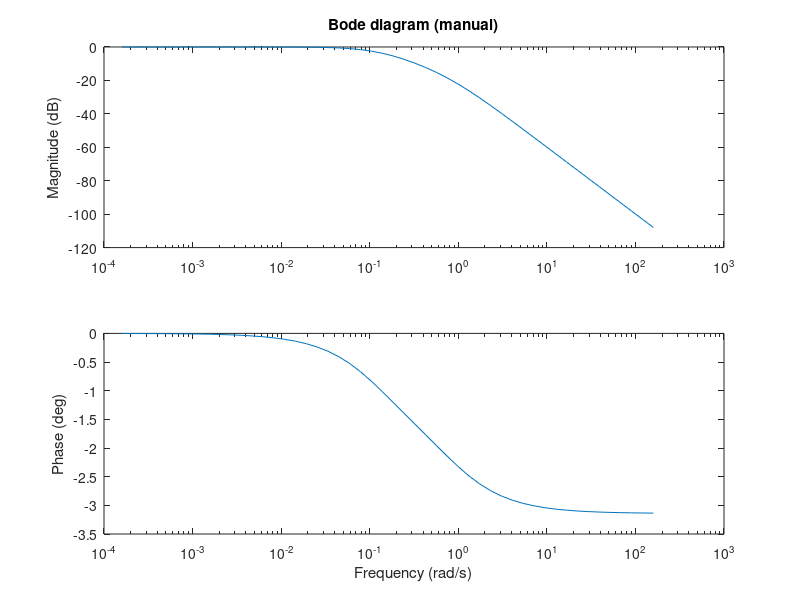
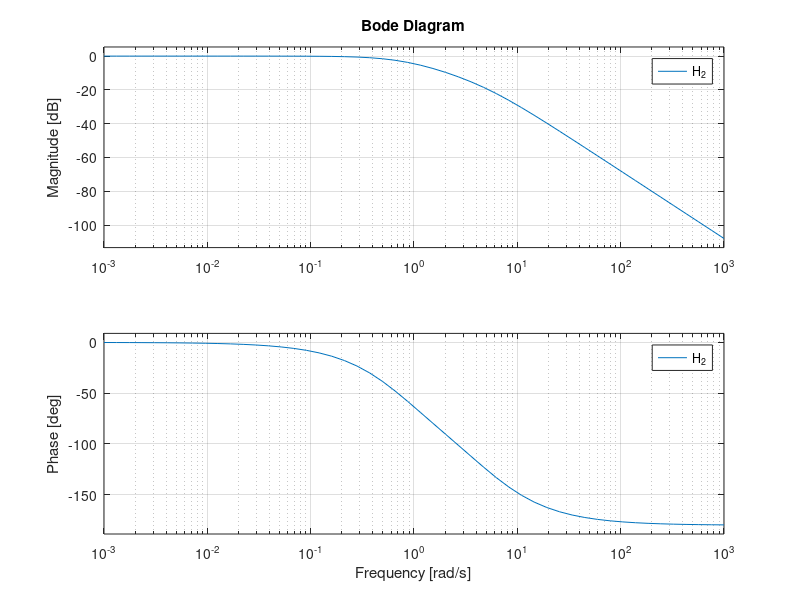

Source code (MATLAB) for these figures, in order:
C = 1;
R = 0.5;

wmin = 0.001;
wmax = 1000;

b = 1;
a = [C^2*R^2 3*C*R 1];

% Manual calculation
% ==================
w = logspace(log10(wmin), log10(wmax));
H = polyval(b, i*w) ./ polyval(a, i*w);
mag = abs(H);
phase = angle(H);

figure
subplot(2, 1, 1)
semilogx(w/(2*pi), 20*log10(mag))
title('Bode diagram (manual)');
ylabel('Magnitude (dB)');
subplot(2, 1, 2)
semilogx(w/(2*pi), phase)
xlabel('Frequency (rad/s)'), ylabel('Phase (deg)');

% Calculation using the bode function
% ===================================
H_2 = tf(b, a);
figure
bode(H_2, w)
